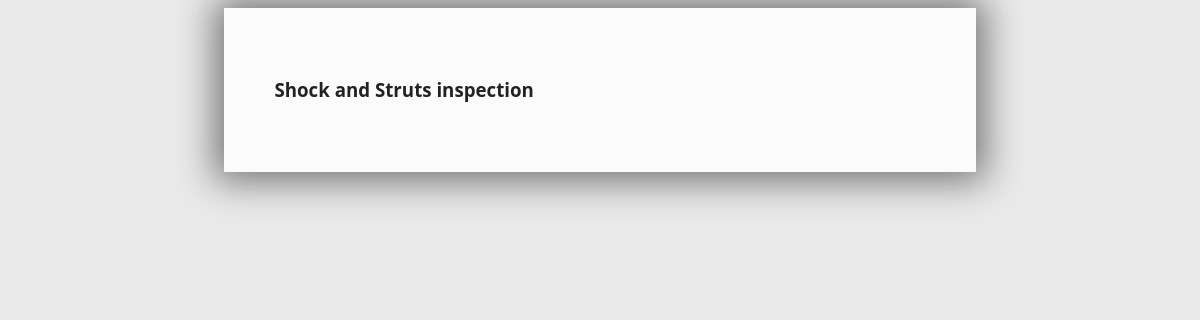
Before: /shock.php with the older database file.
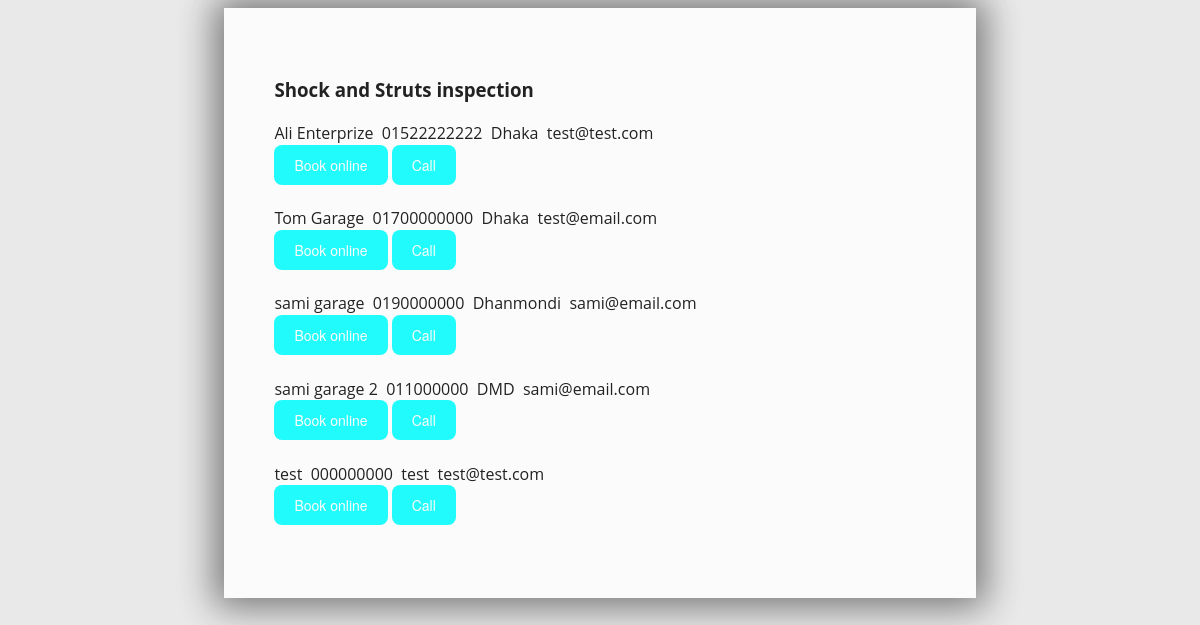
After: the same page with the newer database file.
### tables this page shows
CREATE TABLE `garage` (
  `g_id` int(11) NOT NULL,
  `name` varchar(100) NOT NULL,
  `address` varchar(100) NOT NULL,
  `phone` varchar(100) NOT NULL,
  `email` varchar(100) NOT NULL,
  `vendor_id` int(11) NOT NULL
);

### shock.php (the view, shortened to what this page needs)
<?php
	include("dbcon/conn.php");
?>
<!DOCTYPE html>
<html lang="en">
<head>
</head>
<body>
    <div class="container">
        <h3>Shock and Struts inspection</h3>
    <?php
        $sql="SELECT * FROM garage";
        $result=mysqli_query($conn,$sql);
        if(mysqli_num_rows($result)>0){
            while($row=mysqli_fetch_assoc($result)){
                $vphone=$row["phone"];
                echo "<tr><td>".$row["name"]."&nbsp;&nbsp;<tr><td>".$vphone."&nbsp;&nbsp;<tr><td>".$row["address"]."&nbsp;&nbsp;<tr><td>".$row["email"];
                ?>
                <form action="service_index.php" method='POST'>
                    <button class="button" name="submit">Book online</button>
                    <button class="button" onclick="location.href='owner_login.php'">Call</button>
                </form>
                <br>
        <?php
            }
        }
    ?>
    </div>
</body>
</html>

Changed rows visible on the page:
added garage: name "Ali Enterprize", phone "01522222222", address "Dhaka", email "test@test.com"
added garage: name "Tom Garage", phone "01700000000", address "Dhaka", email "test@email.com"
added garage: name "sami garage", phone "0190000000", address "Dhanmondi", email "sami@email.com"
added garage: name "sami garage 2", phone "011000000", address "DMD", email "sami@email.com"
added garage: name "test", phone "000000000", address "test", email "test@test.com"
